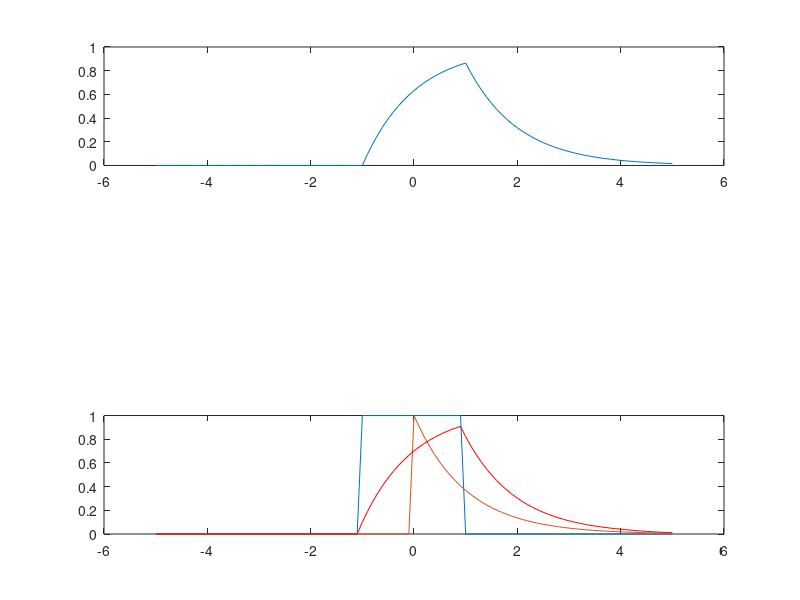

This chart was generated by the following MATLAB code:
clc
clear all
close all

dt = 0.1;
t = -5:dt:5;

f = 1*rectpuls(t, 2);
f1 = exp(-t);
f1(1:50) = 0;


fc = 0*rectpuls(t, 2);
fc2 = 1 - exp(-t-1);
fc3 = exp(1-t)-exp(-t-1);

fc(41:60) = fc2(41:60);
fc(61:end) = fc3(61:end);

figure;
fconvauto = conv(f, f1, 'same')/10;

subplot(3,1,1);
plot(t,fc);

subplot(3,1,3);
plot(t, f);
hold on;
plot(t, f1);
hold on;
plot(t,fconvauto, 'r');

